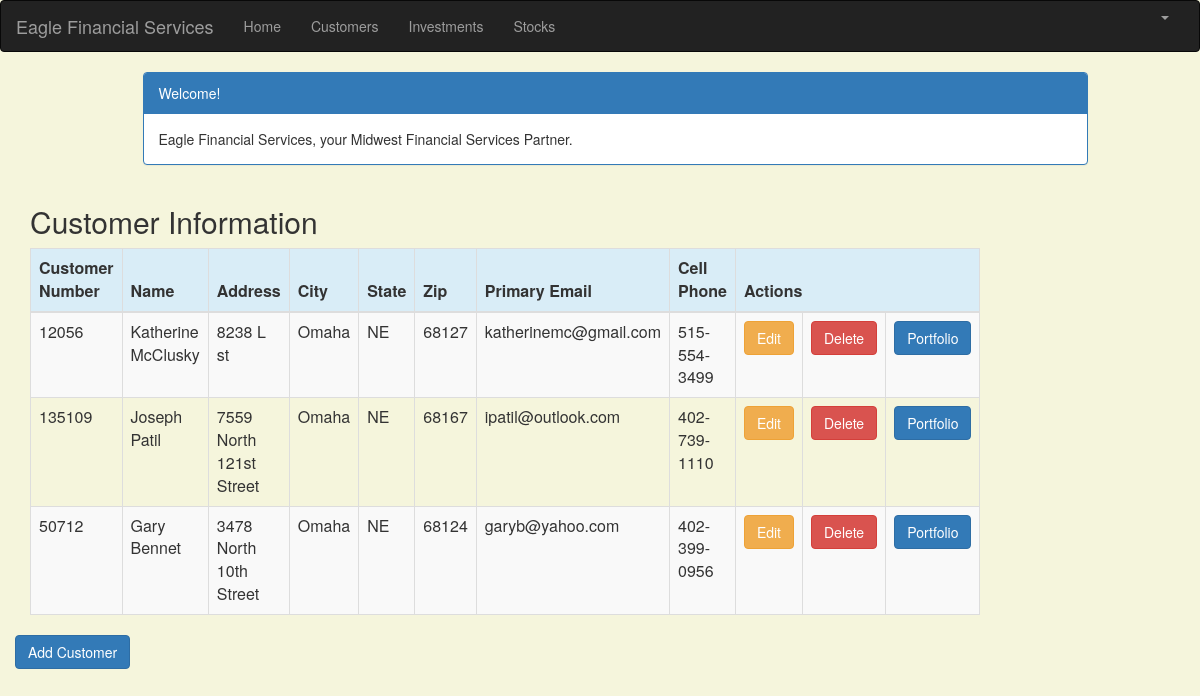
Before: /customer_list (signed in) with the older database file.
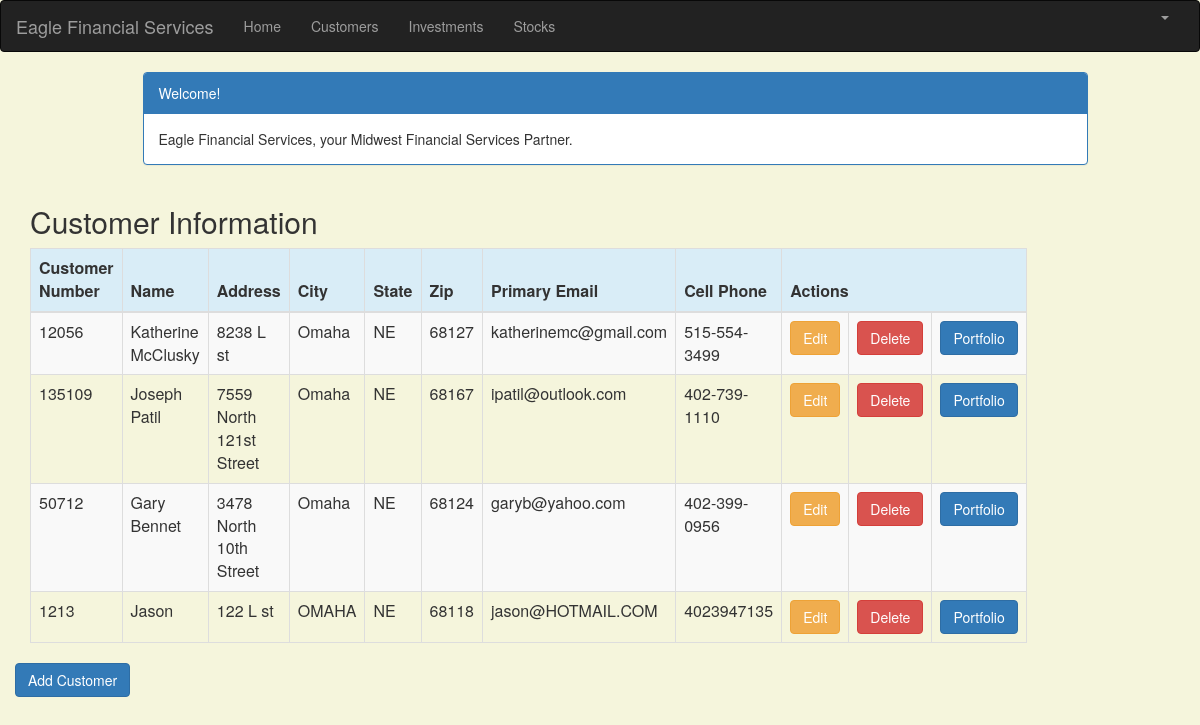
After: the same page with the newer database file.
### portfolio/models.py (models this page shows, shortened)
class Customer(models.Model):
    name = models.CharField(max_length=50)
    address = models.CharField(max_length=200)
    cust_number = models.IntegerField(blank=False, null=False)
    city = models.CharField(max_length=50)
    state = models.CharField(max_length=50)
    zipcode = models.CharField(max_length=10)
    email = models.EmailField(max_length=200)
    cell_phone = models.CharField(max_length=50)
    created_date = models.DateTimeField(
        default=timezone.now)
    updated_date = models.DateTimeField(auto_now_add=True)

### portfolio/views.py (the view)
# urls.py: path('customer_list', views.customer_list, name='customer_list'),
@login_required
def customer_list(request):
    customer = Customer.objects.filter(created_date__lte=timezone.now())
    return render(request, 'portfolio/customer_list.html',
                 {'customers': customer})

### portfolio/templates/portfolio/customer_list.html (shortened to what this page needs)
{% extends 'portfolio/base.html' %}
{% block content %}
    <html>
    <head>
        <link rel="stylesheet" href="https://maxcdn.bootstrapcdn.com/bootstrap/3.3.4/css/bootstrap.min.css">
    </head>
    <body>
    <div class="container">
        <div class="row">
            <div class="col-md-10 col-md-offset-1">
                <div class="panel panel-primary">
                    <div class="panel-heading">Welcome!</div>
                    <div class="panel-body">
                        Eagle Financial Services, your Midwest Financial Services Partner.
                    </div>
               </div>
            </div>
        </div>
    </div>
    <div class="row">
        <h2 style="padding-left: 15Px">Customer Information</h2>
    </div>
    <div>
        <table class="table table-striped table-bordered table-hover">
            <thead>
            <tr class="bg-info">
                <th>Customer Number</th>
                <th>Name</th>
                <th>Address</th>
                <th>City</th>
                <th>State</th>
                <th>Zip</th>
                <th>Primary Email</th>
                <th>Cell Phone</th>
                <th colspan="3">Actions</th>
            </tr>
            </thead>
            <tbody>
            {% for customer in customers %}
                <tr>
                    <td>{{ customer.cust_number }}</td>
                    <td>{{ customer.name }}</td>
                    <td>{{ customer.address }}</td>
                    <td>{{ customer.city }}</td>
                    <td>{{ customer.state }}</td>
                    <td>{{ customer.zipcode }}</td>
                    <td>{{ customer.email }}</td>
                    <td>{{ customer.cell_phone }}</td>
                    <td><a href="{% url 'portfolio:customer_edit' pk=customer.pk %}" class="btn btn-warning">Edit</a>
                     <td><a href="{% url 'portfolio:customer_delete' pk=customer.pk %}"
                           onclick="return confirm('Are you sure you want to delete?')"
                           class="btn btn-danger">Delete</a>
                     <td><a href="{% url 'portfolio:portfolio' pk=customer.pk %}"
                           class="btn btn-primary">Portfolio</a>
                </tr>
            {% endfor %}
            </tbody>
        </table>
         <div class="row">
         <a href="{% url 'portfolio:customer_new' %}" class="row"><span
                    class="btn btn-primary">Add Customer</span></a>
        </div>
    </div>
  </body>
    </html>
{% endblock %}

Changed rows visible on the page:
added Customer: cust_number "1213", name "Jason", address "122 L st", city "OMAHA", state "NE", zipcode "68118", email "jason@HOTMAIL.COM", cell_phone "4023947135"
